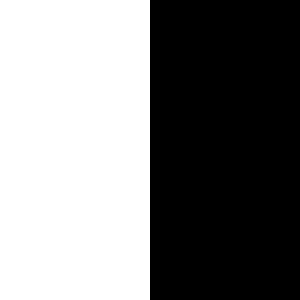
%> input picture 图像处理/标准答案/第二次作业答案/1.TIF, 300 x 300 px
$ octave C314.m   (GNU Octave 9; MATLAB toolbox functions it lacks are replaced by stand-ins)
%> lines starting %> are read from the running program, lines starting %| are printed output that depends on the picture; in (x1, y1, x2, y2) boxes, pixels count from 0 and x2, y2 are one past the last pixel; in counts of white or black regions, pixels touching at a corner belong together; the program's own positions count from 1
rgb1 = imread('1.TIF');
%> rgb1 is the input picture: size 300x300 uint8; values 0 (black) and 243 (white), 50% white; 1 white region, box (x1, y1, x2, y2) and area: (0, 0, 150, 300) 45000
h1 = fspecial('average',[3,3]);
rgb1_change = imfilter(rgb1,h1);

rgb2 = imread('2.TIF');
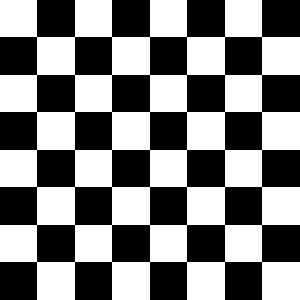
%> input picture 图像处理/标准答案/第二次作业答案/2.TIF, 300 x 300 px
%> rgb2 is the input picture: size 300x300 uint8; values 0 (black) and 243 (white), 50% white; 1 black region, box (x1, y1, x2, y2) and area: (0, 0, 300, 300) 44992
h1 = fspecial('average',[3,3]);
rgb2_change = imfilter(rgb2,h1);
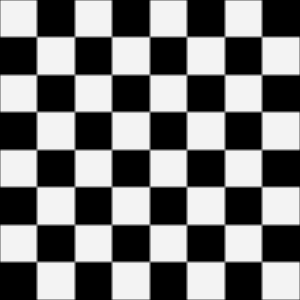
%> rgb2_change: size 300x300 uint8; min 0, max 243, mean 121; mean of the top-left, top-right, bottom-left and bottom-right quarters 121, 121, 121, 121

%show
subplot(2, 4, 1);
imshow(rgb1);
subplot(2, 4, 5);
imhist(rgb1, 16);
subplot(2, 4, 3);
imshow(rgb2);
subplot(2, 4, 7);
imhist(rgb2, 16);

subplot(2, 4, 2);
imshow(rgb1_change);
subplot(2, 4, 6);
imhist(rgb1_change);

subplot(2, 4, 4);
imshow(rgb2_change);
subplot(2, 4, 8);
imhist(rgb2_change);
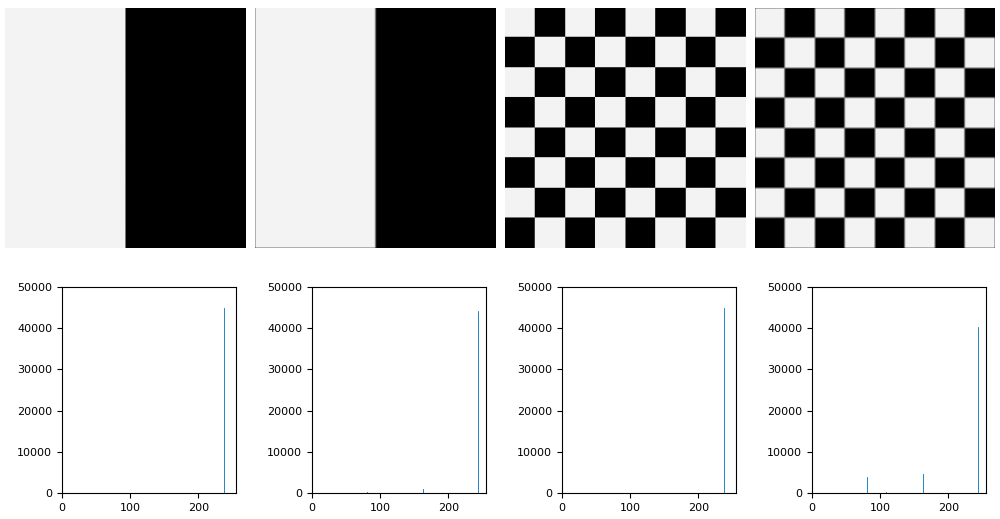
%> figure redrawn from the program's plot data, 8 panels
